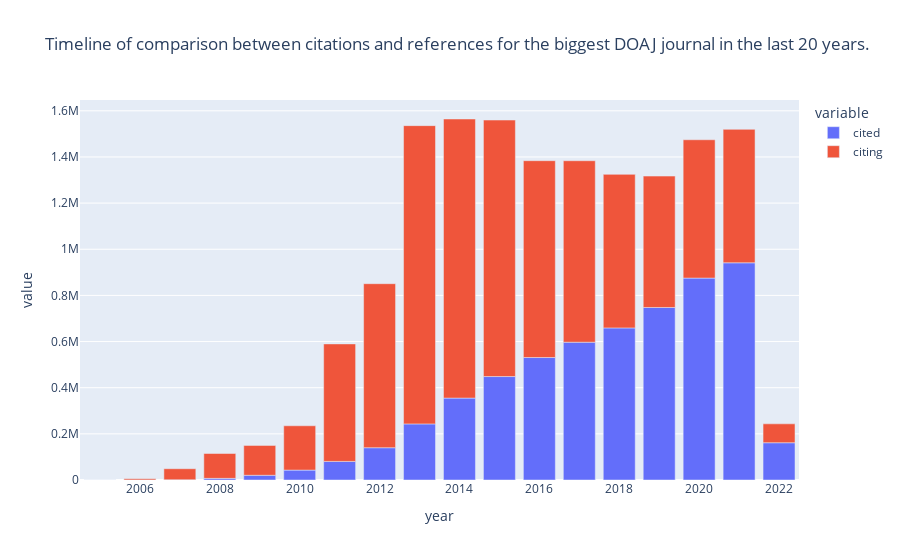

The notebook cell saved with this chart:
### Code cell
comp_years_fig_journal = px.bar(final_df_journal_1[-20:-2], x='year', y=['cited','citing'], 
             title='Timeline of comparison between citations and references for the biggest DOAJ journal in the last 20 years.',
             height=600)
comp_years_fig_journal.show()

### Figure 1 — Plotly figure (JSON) as saved in the notebook; plotly's stock layout.template omitted (floating-point values rounded to 4 significant figures)
{"data": [{"alignmentgroup": "True", "hovertemplate": "variable=cited<br>year=%{x}<br>value=%{y}<extra></extra>", "legendgroup": "cited", "marker": {"color": "#636efa", "pattern": {"shape": ""}}, "name": "cited", "offsetgroup": "cited", "orientation": "v", "showlegend": true, "textposition": "auto", "type": "bar", "x": [2005, 2006, 2007, 2008, 2009, 2010, 2011, 2012, 2013, 2014, 2015, 2016, 2017, 2018, 2019, 2020, 2021, 2022], "xaxis": "x", "y": [26, 22, 1066, 7046, 20489, 42922, 80499, 139913, 243121, 355028, 448291, 530797, 597137, 659062, 747610, 874997, 941323, 161534], "yaxis": "y"}, {"alignmentgroup": "True", "hovertemplate": "variable=citing<br>year=%{x}<br>value=%{y}<extra></extra>", "legendgroup": "citing", "marker": {"color": "#EF553B", "pattern": {"shape": ""}}, "name": "citing", "offsetgroup": "citing", "orientation": "v", "showlegend": true, "textposition": "auto", "type": "bar", "x": [2005, 2006, 2007, 2008, 2009, 2010, 2011, 2012, 2013, 2014, 2015, 2016, 2017, 2018, 2019, 2020, 2021, 2022], "xaxis": "x", "y": [0, 5094, 47822, 107745, 129398, 192074, 509252, 710758, 1292530, 1209410, 1111564, 852925, 786511, 665413, 569405, 599538, 578280, 81828], "yaxis": "y"}], "layout": {"autosize": true, "barmode": "relative", "legend": {"title": {"text": "variable"}, "tracegroupgap": 0}, "title": {"text": "Timeline of comparison between citations and references for the biggest DOAJ journal in the last 20 years."}, "xaxis": {"anchor": "y", "autorange": true, "domain": [0, 1], "range": [2004.0, 2022.0], "title": {"text": "year"}, "type": "linear"}, "yaxis": {"anchor": "x", "autorange": true, "domain": [0, 1], "range": [0, 1647000.0], "title": {"text": "value"}, "type": "linear"}}}
